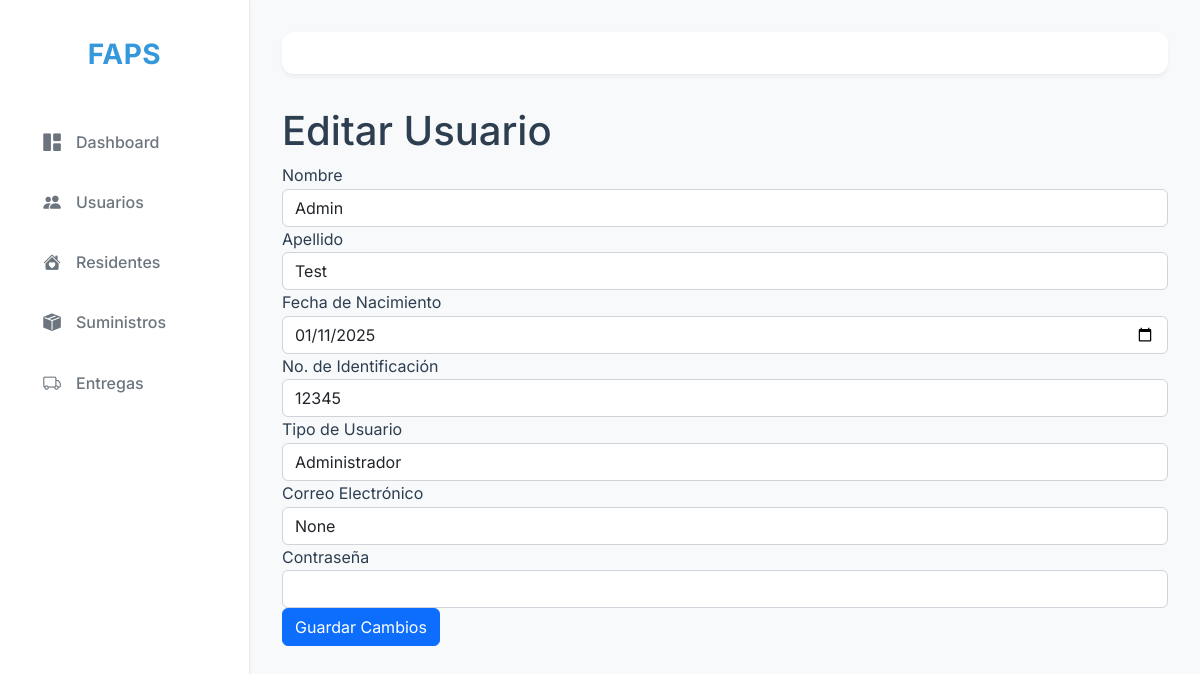
Screenshot of /admin/users/edit/1 with the database file from the repository.
### app/models.py (models this page shows, shortened)
class User(db.Model):
    __tablename__ = 'user'
    __table_args__ = (
        db.UniqueConstraint('no_identification', name='uq_user_identification'),
    )
    id = db.Column(db.Integer, primary_key=True)
    email = db.Column(db.String(255), nullable=True)
    password = db.Column(db.String(255), nullable=False)
    name = db.Column(db.String(100), nullable=False)
    lastname = db.Column(db.String(100), nullable=False)
    active = db.Column(db.Boolean, default=True)
    birthday_date = db.Column(db.Date, nullable=False)
    no_identification = db.Column(db.Integer, nullable=False)
    type_user = db.Column(db.String(50), nullable=False, default="colaborador")
    profile_photo = db.Column(db.String(255), nullable=True)

### app/routes/user_routes.py (the view, shortened to what this page needs)
@user_bp.route('/admin/users/edit/<int:id>', methods=['GET', 'POST'])
def edit_user(id):
    user = User.query.get_or_404(id)
    return render_template('edit_user.html', user=user)

### app/templates/edit_user.html (shortened to what this page needs)
{% extends 'base.html' %}
{% block content %}
<h1>Editar Usuario</h1>
<form method="POST" action="{{ url_for('user_bp.edit_user', id=user.id) }}">
    <div class="form-group">
        <label for="name">Nombre</label>
        <input type="text" class="form-control" id="name" name="name" value="{{ user.name }}" required>
    </div>
    <div class="form-group">
        <label for="lastname">Apellido</label>
        <input type="text" class="form-control" id="lastname" name="lastname" value="{{ user.lastname }}" required>
    </div>
    <div class="form-group">
        <label for="birthday_date">Fecha de Nacimiento</label>
        <input type="date" class="form-control" id="birthday_date" name="birthday_date" value="{{ user.birthday_date }}" required>
    </div>
    <div class="form-group">
        <label for="no_identification">No. de Identificación</label>
        <input type="text" class="form-control" id="no_identification" name="no_identification" value="{{ user.no_identification }}" required>
    </div>
    <div class="form-group">
        <label for="type_user">Tipo de Usuario</label>
        <select class="form-control" id="type_user" name="type_user" required>
            <option value="admin" {% if user.type_user == 'admin' %}selected{% endif %}>Administrador</option>
        </select>
    </div>
    <div class="form-group">
        <label for="email">Correo Electrónico</label>
        <input type="email" class="form-control" id="email" name="email" value="{{ user.email }}" required>
    </div>
    <div class="form-group">
        <label for="password">Contraseña</label>
        <input type="password" class="form-control" id="password" name="password">
    </div>
    <button type="submit" class="btn btn-primary">Guardar Cambios</button>
</form>
{% endblock %}

### app/static/css/custom.css (style rules this page uses)
:root { --bg-primary: #f8f9fa; --bg-secondary: #ffffff; --text-primary: #2c3e50; --text-secondary: #6c757d; --border-color: #e9ecef; --accent-color: #3498db; --accent-hover: #2980b9; --danger-color: #e74c3c; --success-color: #2ecc71; --warning-color: #f1c40f; --info-color: #3498db; --sidebar-width: 250px; --header-height: 60px; --footer-height: 60px; --shadow-sm: 0 2px 4px rgba(0,0,0,0.05); --shadow-md: 0 4px 6px rgba(0,0,0,0.1); --shadow-lg: 0 10px 15px rgba(0,0,0,0.1); --transition: all 0.3s ease; }
* { margin: 0; padding: 0; box-sizing: border-box; }
body { font-family: 'Inter', -apple-system, BlinkMacSystemFont, 'Segoe UI', 'Roboto', sans-serif; background-color: var(--bg-primary); color: var(--text-primary); line-height: 1.6; min-height: 100vh; display: flex; }

### rows the page displays
User: name "Admin", lastname "Test", birthday_date "01/11/2025", no_identification "12345", type_user "Administrador", email "None"
